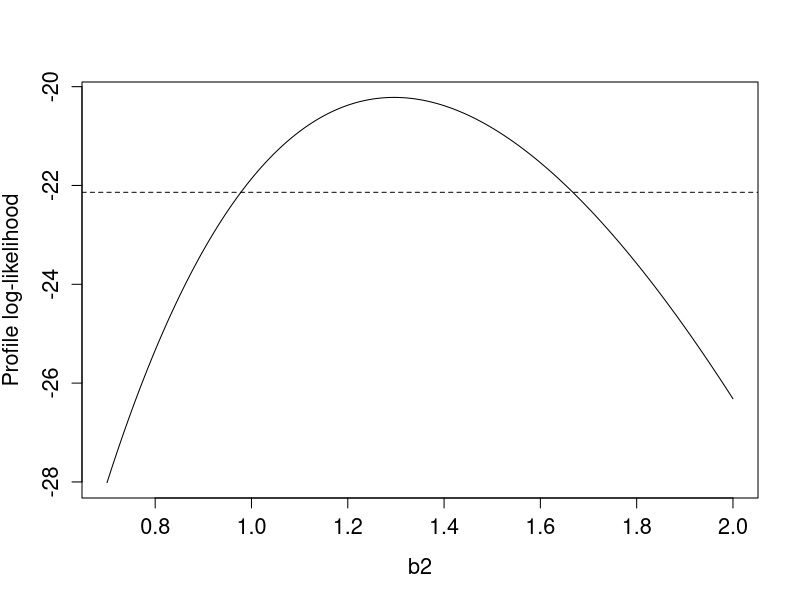

Generate this figure with R:
 bid <- c(1,5,10,20,30,40,50,75,100,150,200)
 n <- c(31,29,27,25,23,21,19,17,15,15,15)
 y <- c(0,3,6,7,9,13,17,12,11,14,13)
 m1 <- glm(y/n~log(bid),weights=n,family=binomial)
 m1

 confint(m1)

confint(m1,level=.99)

 # Compute profile log-likelihood function for beta_2
 # logLik is a built-in R function to compute log-likelihood of model
 k <- 200
 b2 <- seq(.7,2,length=k)
 w <- rep(0,k)
 for(i in 1:k){
   mm <- glm(y/n~1,offset=b2[i]*log(bid),weights=n,family=binomial(logit))
   w[i] <- logLik(mm)
   }
 plot(b2,w,type="l",ylab="Profile log-likelihood",cex.lab=1.3,cex.axis=1.3)
 abline(h=logLik(m1)-qchisq(.95,1)/2,lty=2)
 
  f <- function(b2,n,x,y,maxloglik){
    mm <- glm(y/n~1,offset=b2*x,weights=n,family=binomial)
    logLik(mm) - maxloglik + qchisq(.95,1)/2
    }
 
 uniroot(f,c(.8,1.1),n=n,x=log(bid),y=y,maxloglik=logLik(m1))
 
 uniroot(f,c(1.5,1.8),n=n,x=log(bid),y=y,maxloglik=logLik(m1))
